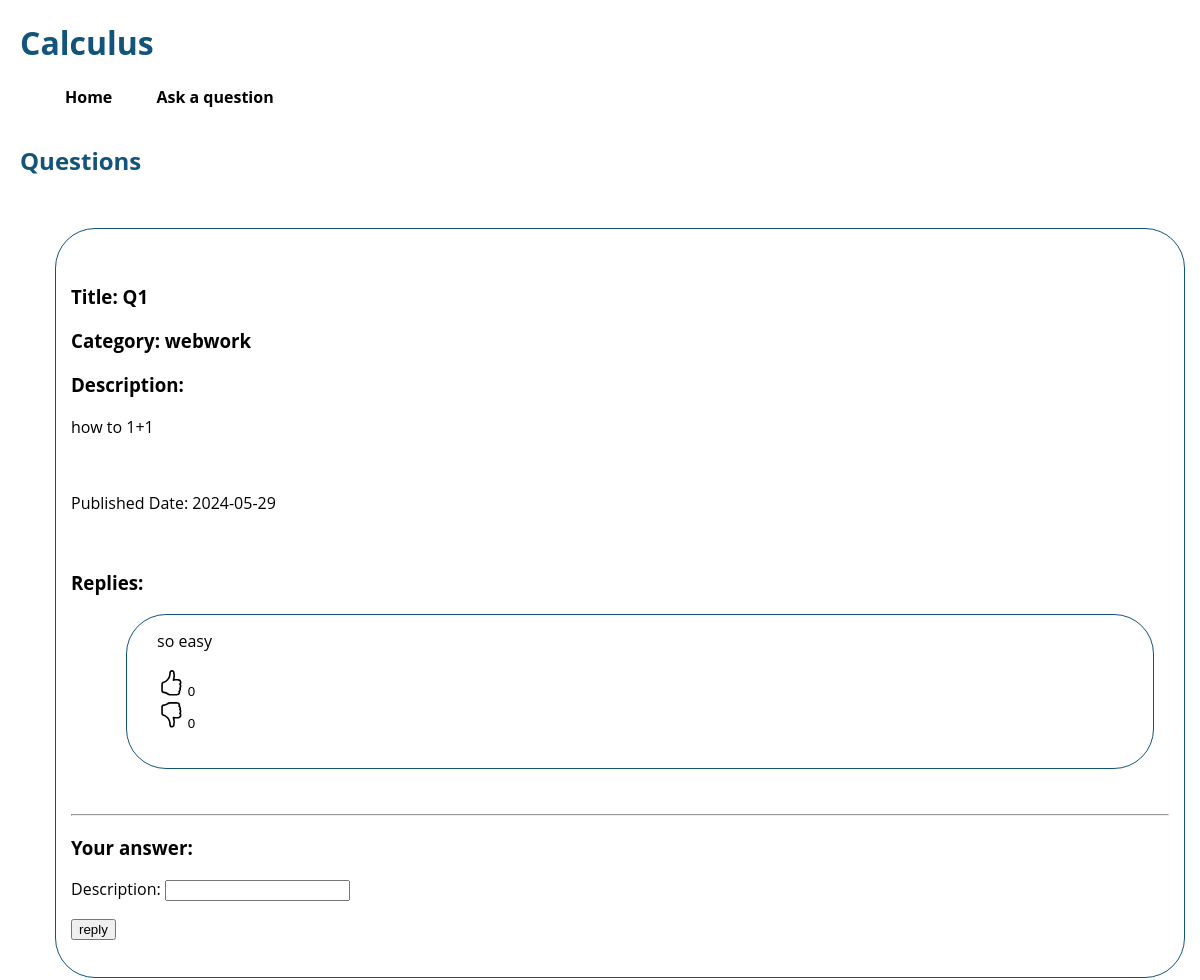
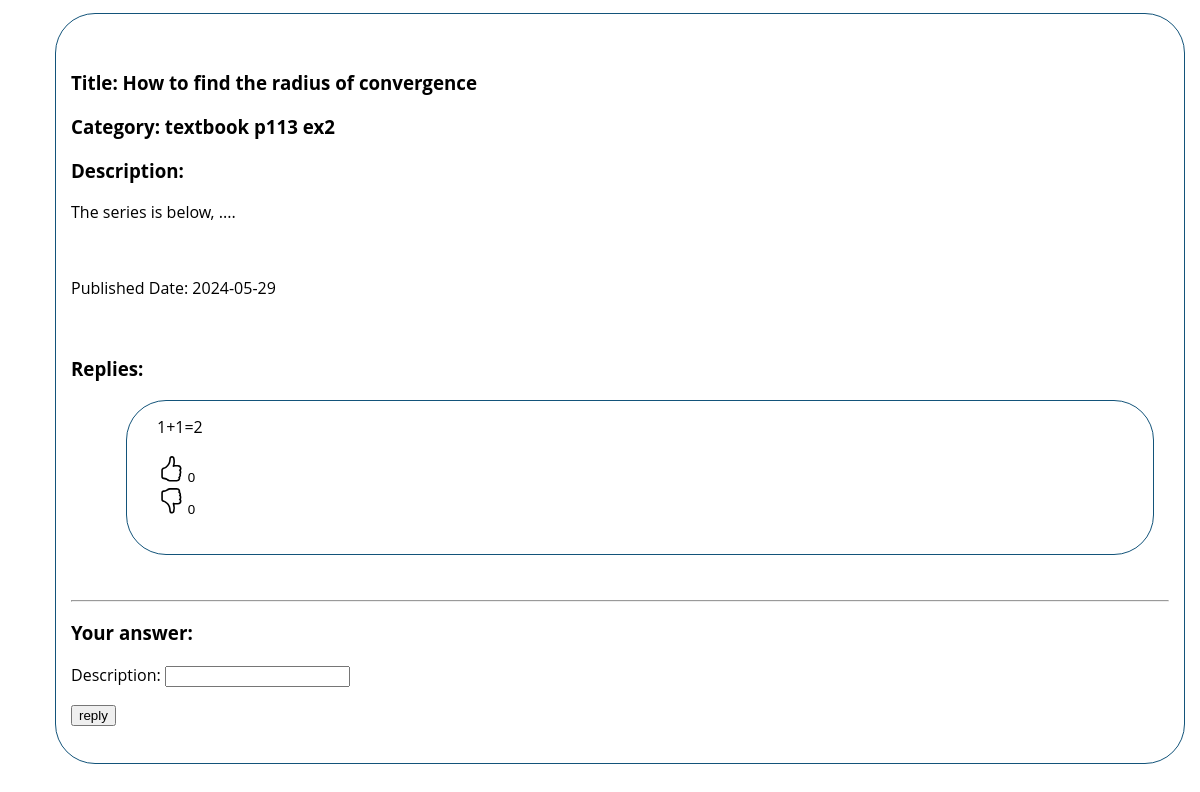
/calculus/ (signed in), run on an earlier commit of the app's database (2 pictures, top to bottom).
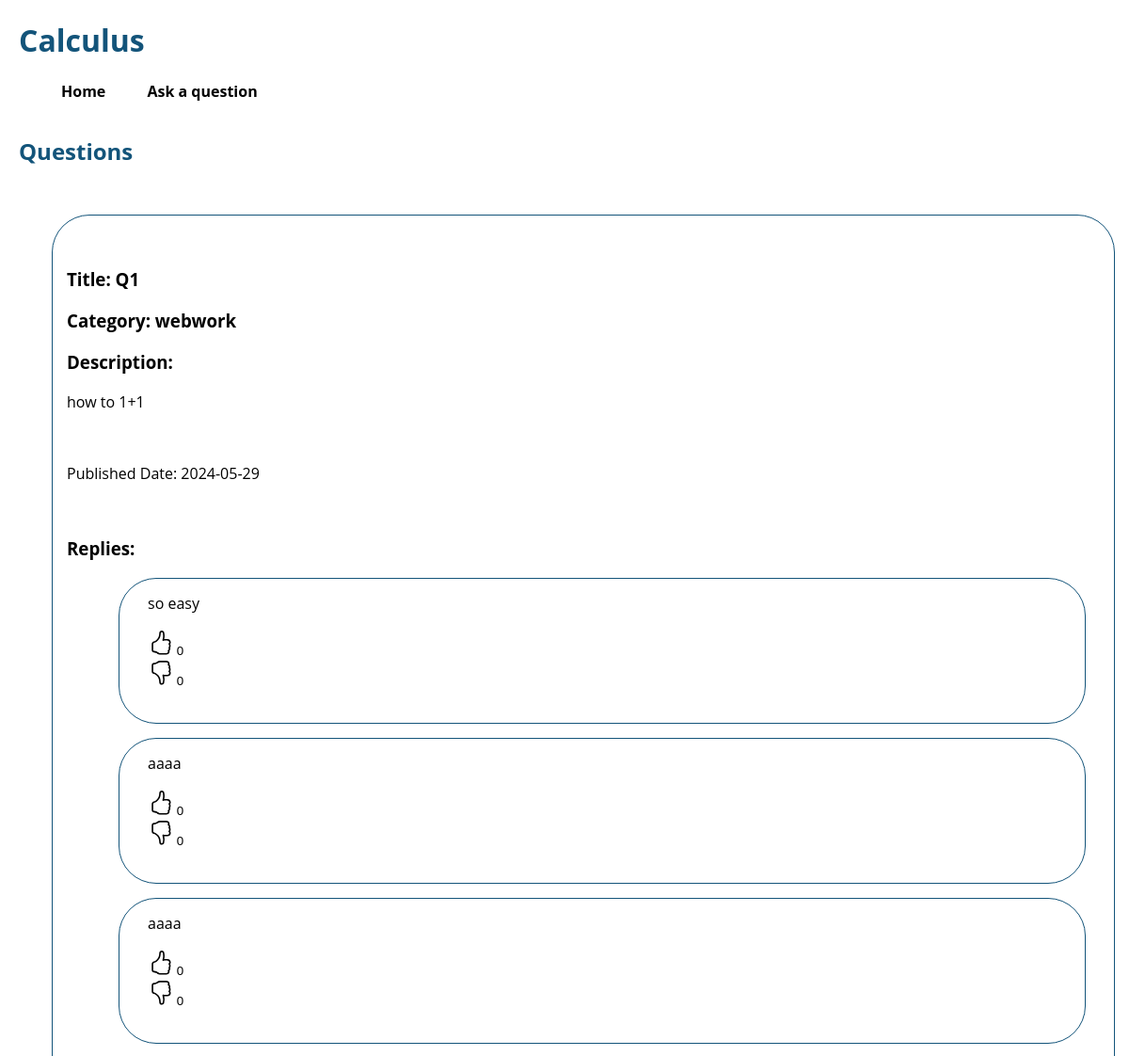
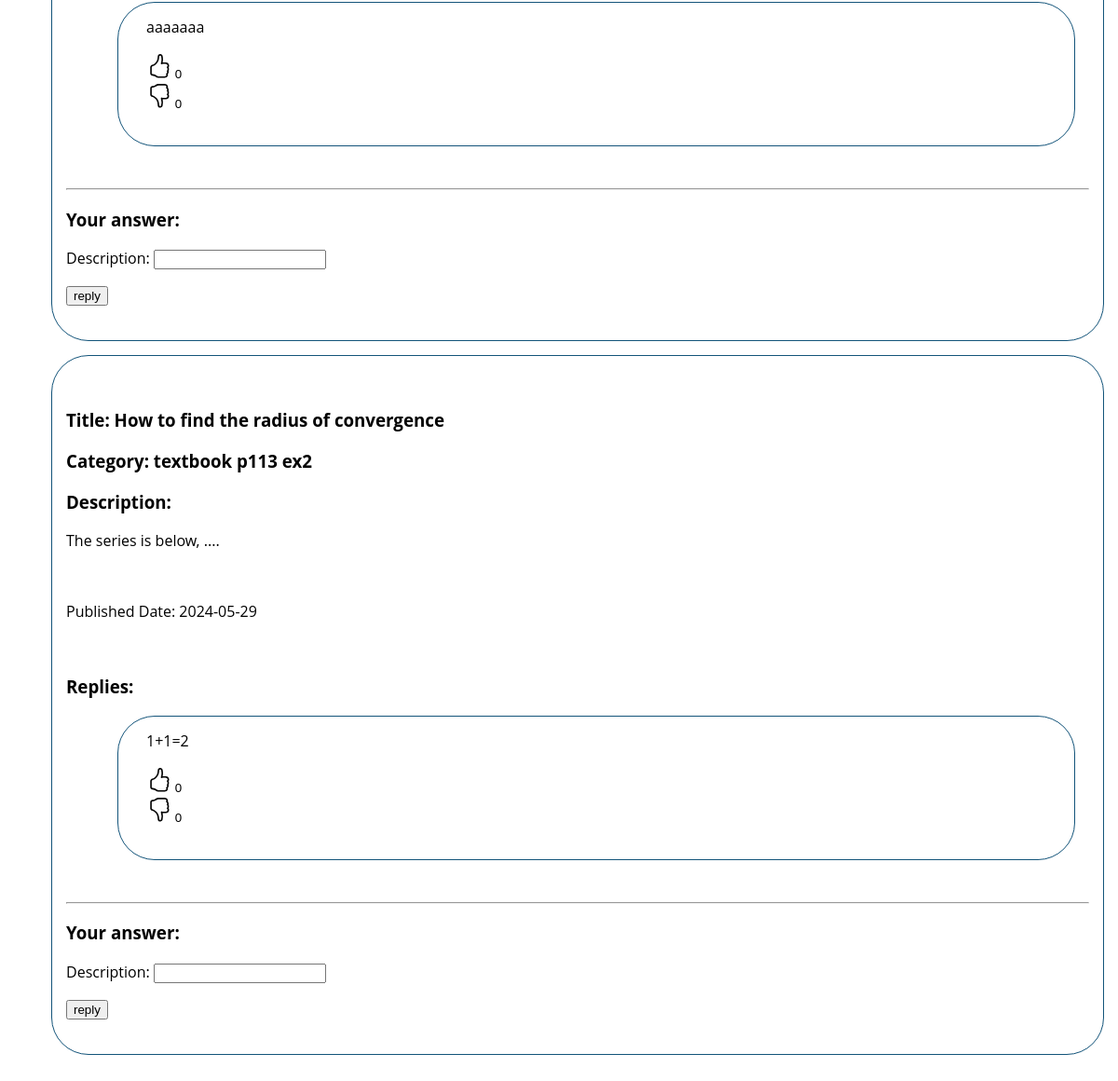
And on a later commit of the database (2 pictures, top to bottom).
### forum/models.py (models this page shows, shortened)
class Question(models.Model):
    title = models.CharField(max_length=50)
    category = models.CharField(max_length=30)
    description = models.CharField(max_length=300)
    published_date = models.DateTimeField(auto_now_add=True)

class Solution(models.Model):
    description = models.CharField(max_length=300)
    question = models.ForeignKey(Question, related_name='solutions', on_delete=models.CASCADE, null=True)
    likes = models.ManyToManyField(User , related_name="liked")
    dislikes = models.ManyToManyField(User , related_name="disliked")

### forum/views.py (the view)
# urls.py: path('calculus/', views.calculus, name='calculus'),
@login_required(login_url='/login/')
def calculus(request):
    questions = Question.objects.all()
    form = SolutionForm(request.POST)
    if form.is_valid():
        solution = form.save(commit=False)
        question_id = request.POST.get('question_id')
        solution.question_id = question_id
        solution.save()
        return redirect('calculus')
    else:
        print(form.errors)
    return render(request, 'calculus.html', {'questions': questions, 'form': form})

### forum/forms.py
class SolutionForm(forms.ModelForm):
    class Meta:
        model = Solution
        fields = ['description']

### forum/templates/calculus.html (shortened to what this page needs)
{% load static %}
<!DOCTYPE html>
<html lang="en">
<head>
    <link href="{% static 'css/calculus_styles.css' %}" rel="stylesheet">
</head>
<body>
    <header>
        <h1 class="logo">Calculus</h1>
        <nav>
            <ul>
                <li class="nav1"><a href="/">Home</a></li>
                <li class="nav1"><a href="{% url "calculus-ask" %}" id="createPostBtn">Ask a question</a></li>
            </ul>
        </nav>
    </header>
    <h2 class="logo">Questions</h2>
    <ul>
        {% for q in questions %}
            <div class="post-box">
            <li>
                <h3>Title: {{ q.title }}</h3>
                <h3>Category: {{ q.category }}</h3>
                <h3>Description: </h3>
                <p>{{q.description}}</p>
                <br>
                <p>Published Date: {{ q.published_date|date:"Y-m-d" }}</p>
                <br>
                <h3>Replies:</h3>
                <ul>
                    {% for sol in q.solutions.all %}
                        <div class="post-box">
                        <li>{{ sol.description }}</li>
                        <div class="like-container">
                            <form action = " ">
                                <button type="submit" class="like-section">
                                      <span class="num-of-likes">{{sol.likes.count}}</span>
                                </button>
                                <button type="submit" class="dislike-section">
                                      <span class="num-of-dislikes">{{sol.dislikes.count}}</span>
                                </button>
                            </form>
                        </div>
                        </div>
                    {% endfor %}
                </ul>
                <br>
                <hr>
                <h3>Your answer:</h3>
                <form method="POST" action="">
                    {{ form.as_p }}
                    <input type="submit" value="reply">
                </form>
            </li>
            </div>
        {% endfor %}
    </ul>
</body>
</html>

### forum/static/css/calculus_styles.css (style rules this page uses)
:root { --white-color: #ffffff; --primary-color: #13547a; --secondary-color: #80d0c7; --section-bg-color: #f0f8ff; --custom-btn-bg-color: #80d0c7; --custom-btn-bg-hover-color: #13547a; --dark-color: #000000; --p-color: #717275; --border-color: #7fffd4; --link-hover-color: #13547a; --body-font-family: 'Open Sans', sans-serif; --title-font-family: 'Montserrat', sans-serif; --h1-font-size: 58px; --h2-font-size: 46px; --h3-font-size: 32px; --h4-font-size: 28px; --h5-font-size: 24px; --h6-font-size: 22px; --p-font-size: 20px; --menu-font-size: 14px; --btn-font-size: 18px; --copyright-font-size: 16px; --border-radius-large: 100px; --border-radius-medium: 20px; --border-radius-small: 10px; --font-weight-normal: 400; --font-weight-medium: 500; --font-weight-semibold: 600; --font-weight-bold: 700; }
body { background-color: var(--white-color); font-family: var(--body-font-family); margin: 0; padding: 0; min-height: 100vh; display: flex; flex-direction: column; }
a { text-decoration: none; color: black; transition: transform .3s; display: inline-block; font-weight: 700; }
nav { margin-right: 5%; }
.nav1 { margin-right: 10px }
.nav1:first-child { margin-left: 10px; }
li { list-style: none; display: inline; padding: 15px; }
.post-box { border: 1px solid var(--primary-color); border-radius: 40px; padding: 15px; margin: 15px; }
@media screen and (min-width: 381px) { .logo { margin-left: 20px; color: var(--primary-color); } }
.like-container { width: 100px; height: auto; padding: 1px 10px 10px 10px; display: flex; align-items:flex-end; justify-content: flex-start; flex-direction: column; margin-bottom: 10px; }
.like-container button { background: none; border: none; }

What changed in the data, as far as the page shows it:
added Solution: description "aaaa", likes.count "0", dislikes.count "0", shown under Question "webwork"
added Solution: description "aaaa", likes.count "0", dislikes.count "0", shown under Question "webwork"
added Solution: description "aaaaaaa", likes.count "0", dislikes.count "0", shown under Question "webwork"
